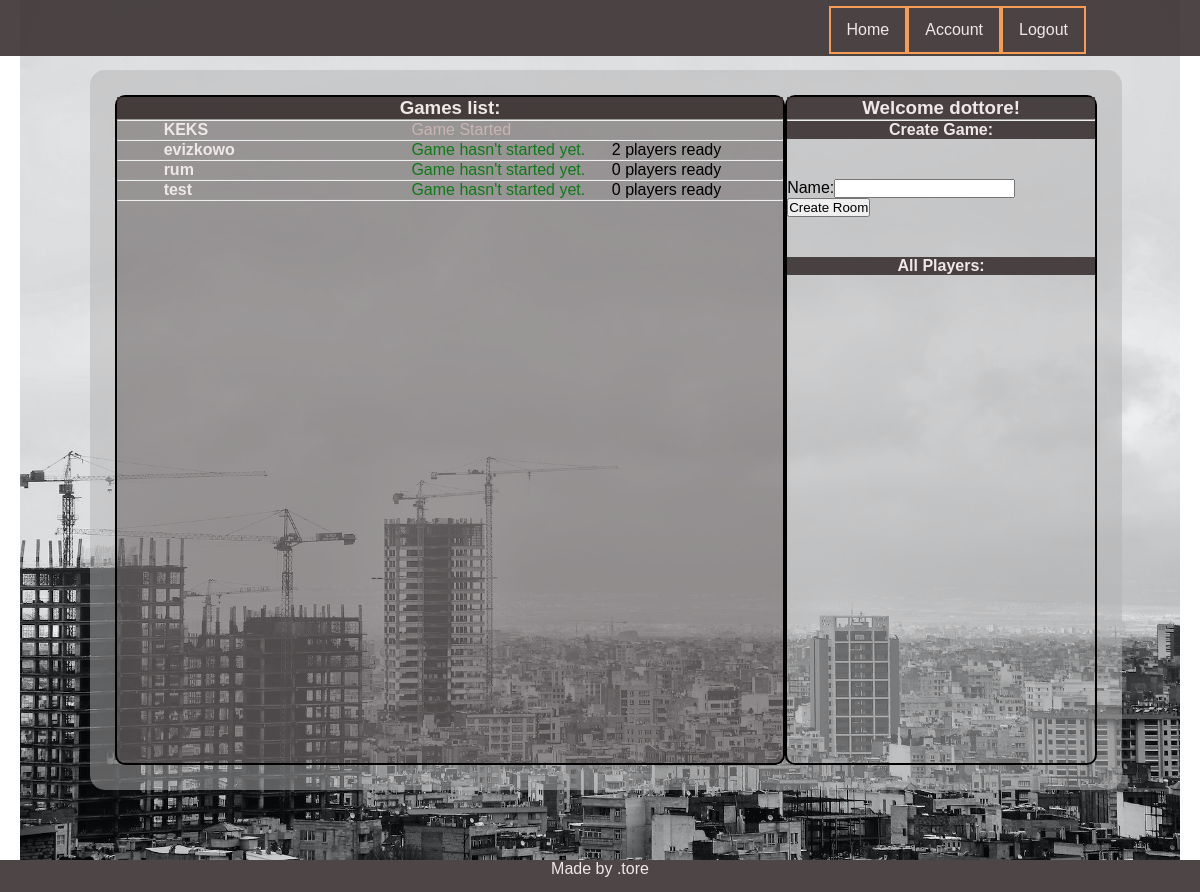
The app's page /player/home/s (signed in) with its own data.
### game/models.py (models this page shows, shortened)
class Game(models.Model):
    name = models.CharField(max_length=150)
    host = models.CharField(max_length=10)
    is_played = models.BooleanField(default=False)
    max_players = models.IntegerField(default=4)
    who_is_ready = models.ManyToManyField(Player, related_name="guys_ready", blank=True)
    who_is_playing = models.ManyToManyField(Player, related_name="guys_playing", blank=True)
    turn = models.IntegerField(default=1)
    turn_of_player = models.ForeignKey(Player, on_delete=models.CASCADE, related_name='czyja_tura', blank=True,
                                       null=True)
    @property
    def how_many_players_ready(self):
        return self.who_is_ready.count()

### player/models.py (models this page shows)
class Player(models.Model):
    name = models.ForeignKey(User,on_delete=models.CASCADE,related_name='player_name')
    parent= models.CharField(max_length = 10)
    nick = models.CharField(max_length=10 )
    in_game= models.BooleanField(default = False)
    money = models.IntegerField(default=150)
    position = models.IntegerField(default=1)
    tossed_dice= models.BooleanField(default=False)
    description = models.TextField(max_length = 300, null = True)
    def __str__(self):
        return self.nick

### player/views.py (the view)
# urls.py: path('home/s', home, name='home'),
@login_required
def home(request):
    usr = request.user.username
    player = Player.objects.get(parent=usr)
    games = Game.objects.all()
    form = CreateGame
    args = {'usr': usr, 'games': games, 'form' : form,'player':player}
    return render(request,'player/home.html', args)

### templates/player/home.html (shortened to what this page needs)
{% extends 'base.html' %} {% load static %}  {% block css %}
<link rel="stylesheet" href="{% static 'css/home.css' %}" />
{% endblock %} {% block content %}
<section class="lobby">
  <div class="__header">
    <h3>Games list:</h3>
  </div>
  <hr />
  <ul class="games_list">
    {% for g in games %}
    <div class="game_list__container">
      <li class="game_list__game">
        <a class="game_list__room" href="{% url 'detail' g.id %}">
          <strong>{{g.name}}</strong>
        </a>
        {% if g.is_played %}
        <span class="__game_status --gray">Game Started</span>
        {% else %}
        <span class="__game_status --green">Game hasn't started yet.</span>
        {% if g.how_many_players_ready == 4 %}
        <span class="__players_status --red"> Full</span> {% else %}
        <span class="__players_status">
          {{g.how_many_players_ready}} players ready{% endif %}
        </span>
        {% endif %}
      </li>
    </div>
    <hr />
    {% endfor %}
  </ul>
</section>
<section class="user_menu">
  <div class="__header">
    <h1>Welcome {{player}}!</h1>
  </div>
  <hr />
  <div class="__header">
    <h4>Create Game:</h4>
  </div>
  <form class="new_game_form" method="POST" action='{% url "new_room"%}'>
    {% csrf_token %} {{form}}
    <button type="submit" name="create" value="ok">Create Room</button>
  </form>
  <div class="__header">
    <h4>All Players:</h4>
  </div>
</section>
{% endblock %}

### static/css/main.css (style rules this page uses)
* { padding: 0; margin: 0; box-sizing: border-box; }
body { font-family: "Noto Sans JP", sans-serif; }
:root { --main-bg-color: hsla(0, 0%, 70%, 50%); --main-bars-color: rgba(59, 50, 50, 0.9); --main-color-alpha: rgba(39, 26, 26, 0.3); --main-gold-border: #f69c55; --font-color: rgb(238, 232, 232); }

### static/css/home.css (style rules this page uses)
.user_menu, .lobby { border: 2px solid black; border-radius: 10px; }
.lobby { width: 70%; background-color: var(--main-color-alpha); }
.__header { color: var(--font-color); background-color: var(--main-bars-color); text-align: center; }
.games_list { list-style: none; }
.game_list__game { margin-left: 7%; position: relative; }
.game_list__room { text-decoration: none; color: var(--font-color); }
.__game_status, .__players_status { position: absolute; }
.__game_status { left: 40%; }
.__players_status { right: 10%; }
.new_game_form { margin: 40px 0; }
.--green { color: rgb(14, 122, 23); }
.--gray { color: rgb(201, 181, 181); }

### records on screen
Game: name "KEKS", is_played "Game Started"
Game: name "evizkowo", how_many_players_ready "2"
Game: name "rum", how_many_players_ready "0"
Game: name "test", how_many_players_ready "0"
Player: nick "dottore"
